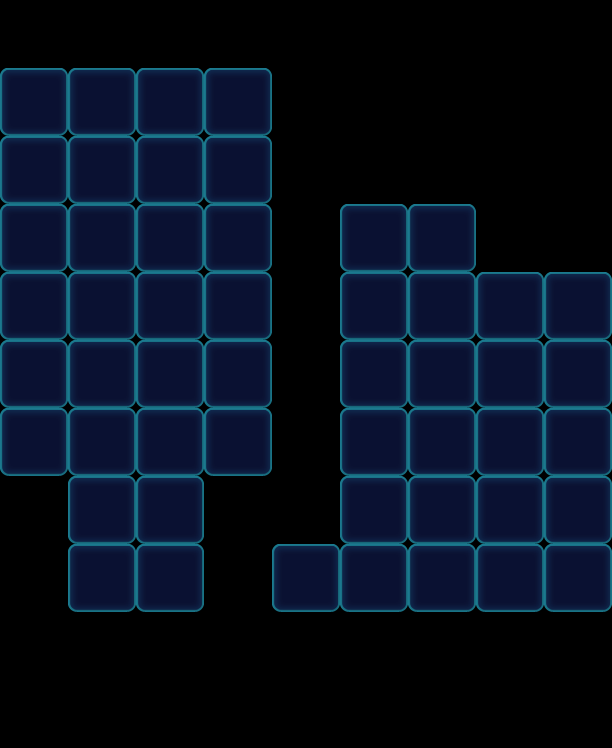

A level layout from a 2D game, rendered from its tile map. Below: a short description, then the map file with tile-grid data replaced by summaries:
An orthogonal 9x11 tile map with 68x68 px tiles, 1 tile layer (Valid), 2 tilesets and 104 objects (51x Floor, 16x Stone, 8x Monster, 8x Lock, 7x Factory_Normal, ...).

<map version="1.0" orientation="orthogonal" width="9" height="11" tilewidth="68" tileheight="68">
 <properties>
  <property name="Connect" value="18,53,1|28,63,1" />
 </properties>
 <tileset firstgid="1" name="game_grid1" tilewidth="68" tileheight="68">
  <image source="game_grid1.png" width="68" height="68" />
 </tileset>
 <tileset firstgid="2" name="map" tilewidth="68" tileheight="68">
  <image source="map.png" width="1024" height="1024" />
 </tileset>
 <layer name="Valid" width="9" height="11">
  <data>[99 cells, 51 non-empty, 1 distinct tile ids]</data>
 </layer>
 <objectgroup name="BottomObj" width="9" height="11">
  <object type="Floor" gid="33" x="340" y="272">
   <properties>
    <property name="Layers" value="2" />
   </properties>
  </object>
  <object type="Floor" gid="33" x="0" y="340">
   <properties>
    <property name="Layers" value="2" />
   </properties>
  </object>
  <object type="Floor" gid="33" x="68" y="340">
   <properties>
    <property name="Layers" value="2" />
   </properties>
  </object>
  <object type="Floor" gid="33" x="68" y="272">
   <properties>
    <property name="Layers" value="2" />
   </properties>
  </object>
  <object type="Floor" gid="33" x="476" y="544">
   <properties>
    <property name="Layers" value="2" />
   </properties>
  </object>
  <object type="Floor" gid="33" x="0" y="272">
   <properties>
    <property name="Layers" value="2" />
   </properties>
  </object>
  <object type="Floor" gid="33" x="340" y="340">
   <properties>
    <property name="Layers" value="2" />
   </properties>
  </object>
  <object type="Floor" gid="33" x="408" y="340">
   <properties>
    <property name="Layers" value="2" />
   </properties>
  </object>
  <object type="Floor" gid="33" x="408" y="272">
   <properties>
    <property name="Layers" value="2" />
   </properties>
  </object>
  <object type="Floor" gid="33" x="68" y="408">
   <properties>
    <property name="Layers" value="2" />
   </properties>
  </object>
  <object type="Floor" gid="33" x="0" y="408">
   <properties>
    <property name="Layers" value="2" />
   </properties>
  </object>
  <object type="Floor" gid="33" x="204" y="476">
   <properties>
    <property name="Layers" value="2" />
   </properties>
  </object>
  <object type="Floor" gid="33" x="68" y="612">
   <properties>
    <property name="Layers" value="2" />
   </properties>
  </object>
  <object type="Floor" gid="33" x="0" y="476">
   <properties>
    <property name="Layers" value="2" />
   </properties>
  </object>
  <object type="Floor" gid="33" x="476" y="612">
   <properties>
    <property name="Layers" value="2" />
   </properties>
  </object>
  <object type="Floor" gid="33" x="68" y="476">
   <properties>
    <property name="Layers" value="2" />
   </properties>
  </object>
  <object type="Floor" gid="33" x="68" y="544">
   <properties>
    <property name="Layers" value="2" />
   </properties>
  </object>
  <object type="Floor" gid="33" x="408" y="408">
   <properties>
    <property name="Layers" value="2" />
   </properties>
  </object>
  <object type="Floor" gid="33" x="136" y="612">
   <properties>
    <property name="Layers" value="2" />
   </properties>
  </object>
  <object type="Floor" gid="33" x="136" y="544">
   <properties>
    <property name="Layers" value="2" />
   </properties>
  </object>
  <object type="Floor" gid="33" x="136" y="408">
   <properties>
    <property name="Layers" value="2" />
   </properties>
  </object>
  <object type="Floor" gid="33" x="340" y="408">
   <properties>
    <property name="Layers" value="2" />
   </properties>
  </object>
  <object type="Floor" gid="33" x="136" y="476">
   <properties>
    <property name="Layers" value="2" />
   </properties>
  </object>
  <object type="Floor" gid="33" x="136" y="340">
   <properties>
    <property name="Layers" value="2" />
   </properties>
  </object>
  <object type="Floor" gid="33" x="136" y="272">
   <properties>
    <property name="Layers" value="2" />
   </properties>
  </object>
  <object type="Floor" gid="33" x="204" y="136">
   <properties>
    <property name="Layers" value="2" />
   </properties>
  </object>
  <object type="Floor" gid="33" x="136" y="204">
   <properties>
    <property name="Layers" value="2" />
   </properties>
  </object>
  <object type="Floor" gid="33" x="204" y="272">
   <properties>
    <property name="Layers" value="2" />
   </properties>
  </object>
  <object type="Floor" gid="33" x="204" y="204">
   <properties>
    <property name="Layers" value="2" />
   </properties>
  </object>
  <object type="Floor" gid="33" x="136" y="136">
   <properties>
    <property name="Layers" value="2" />
   </properties>
  </object>
  <object type="Floor" gid="33" x="68" y="204">
   <properties>
    <property name="Layers" value="2" />
   </properties>
  </object>
  <object type="Floor" gid="33" x="0" y="204">
   <properties>
    <property name="Layers" value="2" />
   </properties>
  </object>
  <object type="Floor" gid="33" x="204" y="408">
   <properties>
    <property name="Layers" value="2" />
   </properties>
  </object>
  <object type="Floor" gid="33" x="68" y="136">
   <properties>
    <property name="Layers" value="2" />
   </properties>
  </object>
  <object type="Floor" gid="33" x="0" y="136">
   <properties>
    <property name="Layers" value="2" />
   </properties>
  </object>
  <object type="Floor" gid="33" x="204" y="340">
   <properties>
    <property name="Layers" value="2" />
   </properties>
  </object>
  <object type="Floor" gid="33" x="340" y="476">
   <properties>
    <property name="Layers" value="2" />
   </properties>
  </object>
  <object type="Floor" gid="33" x="340" y="544">
   <properties>
    <property name="Layers" value="2" />
   </properties>
  </object>
  <object type="Floor" gid="33" x="408" y="544">
   <properties>
    <property name="Layers" value="2" />
   </properties>
  </object>
  <object type="Floor" gid="33" x="340" y="612">
   <properties>
    <property name="Layers" value="2" />
   </properties>
  </object>
  <object type="Floor" gid="33" x="408" y="476">
   <properties>
    <property name="Layers" value="2" />
   </properties>
  </object>
  <object type="Floor" gid="33" x="408" y="612">
   <properties>
    <property name="Layers" value="2" />
   </properties>
  </object>
  <object type="Floor" gid="33" x="476" y="408">
   <properties>
    <property name="Layers" value="2" />
   </properties>
  </object>
  <object type="Floor" gid="33" x="476" y="340">
   <properties>
    <property name="Layers" value="2" />
   </properties>
  </object>
  <object type="Floor" gid="33" x="544" y="408">
   <properties>
    <property name="Layers" value="2" />
   </properties>
  </object>
  <object type="Floor" gid="33" x="544" y="340">
   <properties>
    <property name="Layers" value="2" />
   </properties>
  </object>
  <object type="Floor" gid="33" x="544" y="612">
   <properties>
    <property name="Layers" value="2" />
   </properties>
  </object>
  <object type="Floor" gid="33" x="272" y="612">
   <properties>
    <property name="Layers" value="2" />
   </properties>
  </object>
  <object type="Floor" gid="33" x="544" y="544">
   <properties>
    <property name="Layers" value="2" />
   </properties>
  </object>
  <object type="Floor" gid="33" x="544" y="476">
   <properties>
    <property name="Layers" value="2" />
   </properties>
  </object>
  <object type="Floor" gid="33" x="476" y="476">
   <properties>
    <property name="Layers" value="2" />
   </properties>
  </object>
 </objectgroup>
 <objectgroup name="MiddleObj" width="9" height="11">
  <!-- 8 objects omitted --></objectgroup>
 <objectgroup color="#000000" name="TopObj" width="9" height="11">
  <!-- 38 objects omitted --></objectgroup>
 <objectgroup color="#00ff00" name="CeilObj" width="9" height="11">
  <!-- 7 objects omitted --></objectgroup>
</map>
<!-- 53 of 104 objects omitted -->
